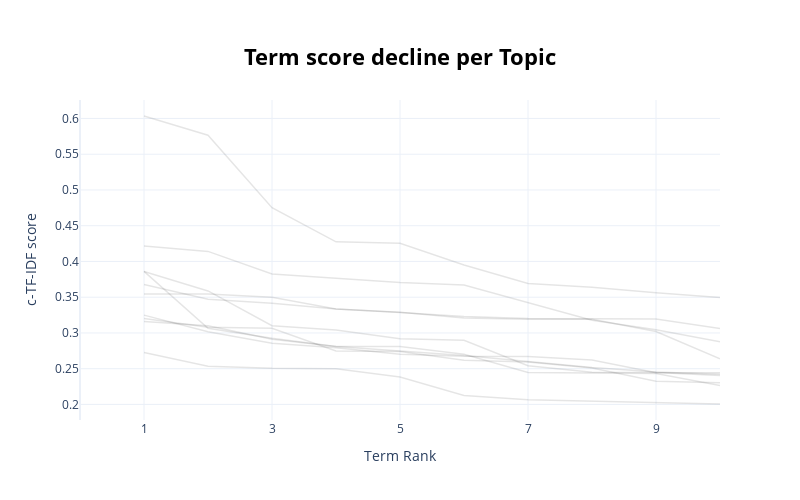

Write notebook code for a chart like this one.
### Markdown cell above
### Visualize Term Score Decline

### Code cell
topic_model.visualize_term_rank()

### Figure 1 — Plotly figure (JSON) as saved in the notebook; plotly's stock layout.template omitted (floating-point values rounded to 4 significant figures)
{"data": [{"hovertext": "<b>Topic 0</b>:quốc_phòng_khu_vực_phát_triển_việt_", "line": {"color": "black", "width": 1.5}, "mode": "lines+lines", "name": "", "opacity": 0.1, "type": "scatter", "x": [1, 2, 3, 4, 5, 6, 7, 8, 9, 10], "y": [0.3202, 0.3081, 0.3065, 0.2749, 0.2739, 0.2617, 0.2595, 0.2509, 0.2326, 0.2303]}, {"hovertext": "<b>Topic 1</b>:chung_cư_chữa_cháy_xây_thoát_căn_hộ", "line": {"color": "black", "width": 1.5}, "mode": "lines+lines", "name": "", "opacity": 0.1, "type": "scatter", "x": [1, 2, 3, 4, 5, 6, 7, 8, 9, 10], "y": [0.4217, 0.4141, 0.3824, 0.3765, 0.3704, 0.3672, 0.3428, 0.3178, 0.3046, 0.2877]}, {"hovertext": "<b>Topic 2</b>:đoạn_hoàn_thành_khởi_công_xây_làn_t", "line": {"color": "black", "width": 1.5}, "mode": "lines+lines", "name": "", "opacity": 0.1, "type": "scatter", "x": [1, 2, 3, 4, 5, 6, 7, 8, 9, 10], "y": [0.3249, 0.3016, 0.2855, 0.2793, 0.2701, 0.2673, 0.2671, 0.2622, 0.2443, 0.2442]}, {"hovertext": "<b>Topic 3</b>:tiêu_hóa_lũ_thoát_ngập_mưa_ngập_úng", "line": {"color": "black", "width": 1.5}, "mode": "lines+lines", "name": "", "opacity": 0.1, "type": "scatter", "x": [1, 2, 3, 4, 5, 6, 7, 8, 9, 10], "y": [0.3677, 0.3471, 0.3417, 0.3336, 0.3291, 0.321, 0.3193, 0.3191, 0.3019, 0.2637]}, {"hovertext": "<b>Topic 4</b>:tháo_dỡ_dán_cột_giun_đất_sửa_chữa_t", "line": {"color": "black", "width": 1.5}, "mode": "lines+lines", "name": "", "opacity": 0.1, "type": "scatter", "x": [1, 2, 3, 4, 5, 6, 7, 8, 9, 10], "y": [0.2727, 0.2533, 0.2505, 0.25, 0.2383, 0.2126, 0.2067, 0.2047, 0.2036, 0.2006]}, {"hovertext": "<b>Topic 5</b>:lương_việc_làm_đào_tạo_thu_nhập_tiề", "line": {"color": "black", "width": 1.5}, "mode": "lines+lines", "name": "", "opacity": 0.1, "type": "scatter", "x": [1, 2, 3, 4, 5, 6, 7, 8, 9, 10], "y": [0.316, 0.3102, 0.2913, 0.281, 0.2747, 0.2684, 0.2601, 0.2517, 0.2455, 0.2424]}, {"hovertext": "<b>Topic 6</b>:tổng_thống_đón_chào_nhậm_chức_sân_b", "line": {"color": "black", "width": 1.5}, "mode": "lines+lines", "name": "", "opacity": 0.1, "type": "scatter", "x": [1, 2, 3, 4, 5, 6, 7, 8, 9, 10], "y": [0.3861, 0.3588, 0.3102, 0.3043, 0.292, 0.2897, 0.2541, 0.2451, 0.2446, 0.2405]}, {"hovertext": "<b>Topic 7</b>:xúc_phạm_xét_xử_phát_ngôn_vu_khống_", "line": {"color": "black", "width": 1.5}, "mode": "lines+lines", "name": "", "opacity": 0.1, "type": "scatter", "x": [1, 2, 3, 4, 5, 6, 7, 8, 9, 10], "y": [0.3862, 0.3065, 0.2927, 0.2811, 0.281, 0.2701, 0.2446, 0.2436, 0.2433, 0.2265]}, {"hovertext": "<b>Topic 8</b>:quẹt_exciter_làn_tài_xế_xe_tải_lái_", "line": {"color": "black", "width": 1.5}, "mode": "lines+lines", "name": "", "opacity": 0.1, "type": "scatter", "x": [1, 2, 3, 4, 5, 6, 7, 8, 9, 10], "y": [0.3543, 0.3543, 0.3498, 0.3333, 0.3286, 0.3231, 0.3203, 0.3197, 0.3196, 0.3064]}, {"hovertext": "<b>Topic 9</b>:cá_ông_cá_vược_cá_vớt_cần_câu_mặt_n", "line": {"color": "black", "width": 1.5}, "mode": "lines+lines", "name": "", "opacity": 0.1, "type": "scatter", "x": [1, 2, 3, 4, 5, 6, 7, 8, 9, 10], "y": [0.6035, 0.5766, 0.4752, 0.4274, 0.4256, 0.395, 0.369, 0.3639, 0.3562, 0.3495]}], "layout": {"height": 500, "hoverlabel": {"bgcolor": "white", "font": {"family": "Rockwell", "size": 16}}, "showlegend": false, "title": {"font": {"color": "Black", "size": 22}, "text": "<b>Term score decline per Topic</b>", "x": 0.5, "xanchor": "center", "y": 0.9, "yanchor": "top"}, "width": 800, "xaxis": {"dtick": 2, "range": [0, 10], "tick0": 1, "title": {"text": "Term Rank"}}, "yaxis": {"title": {"text": "c-TF-IDF score"}}}}
